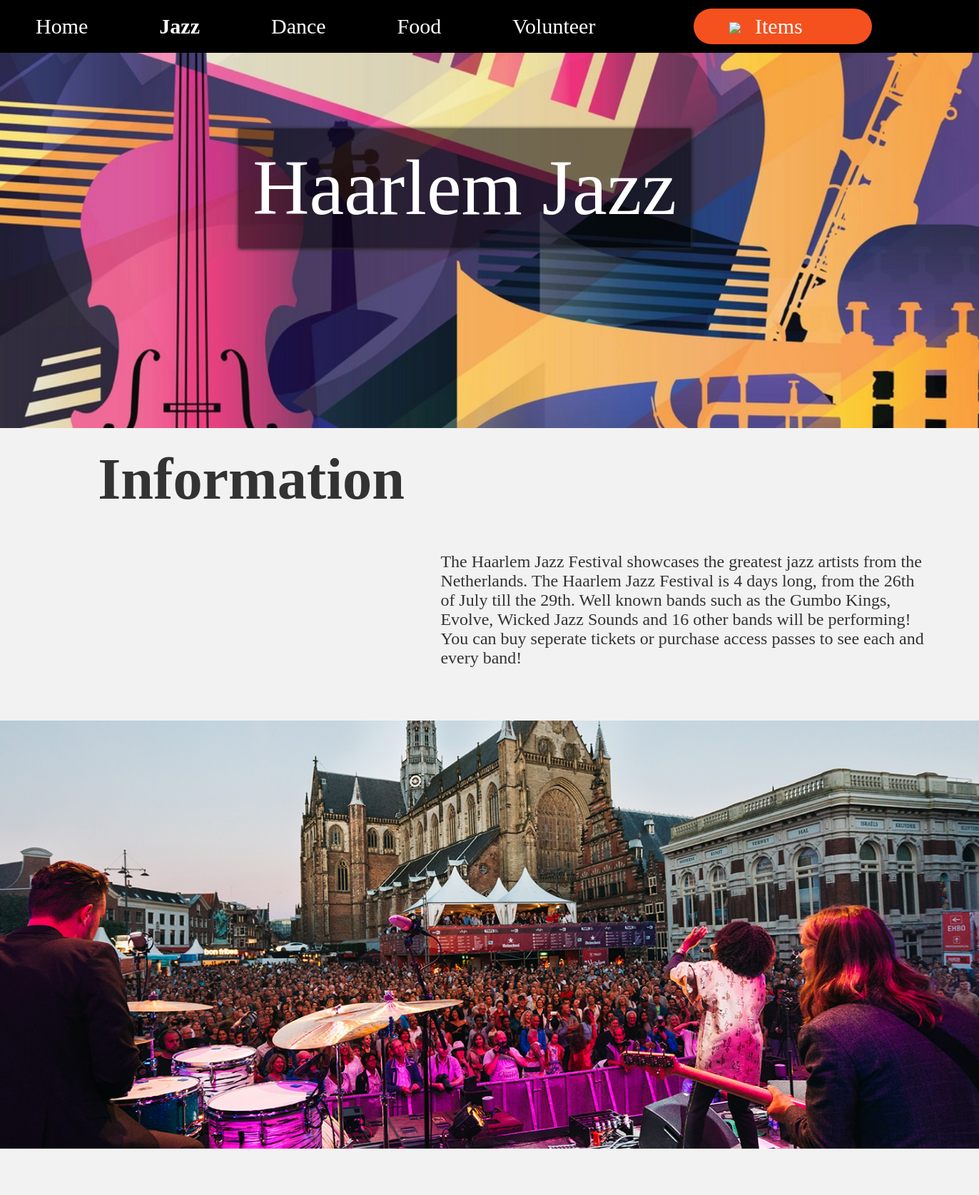
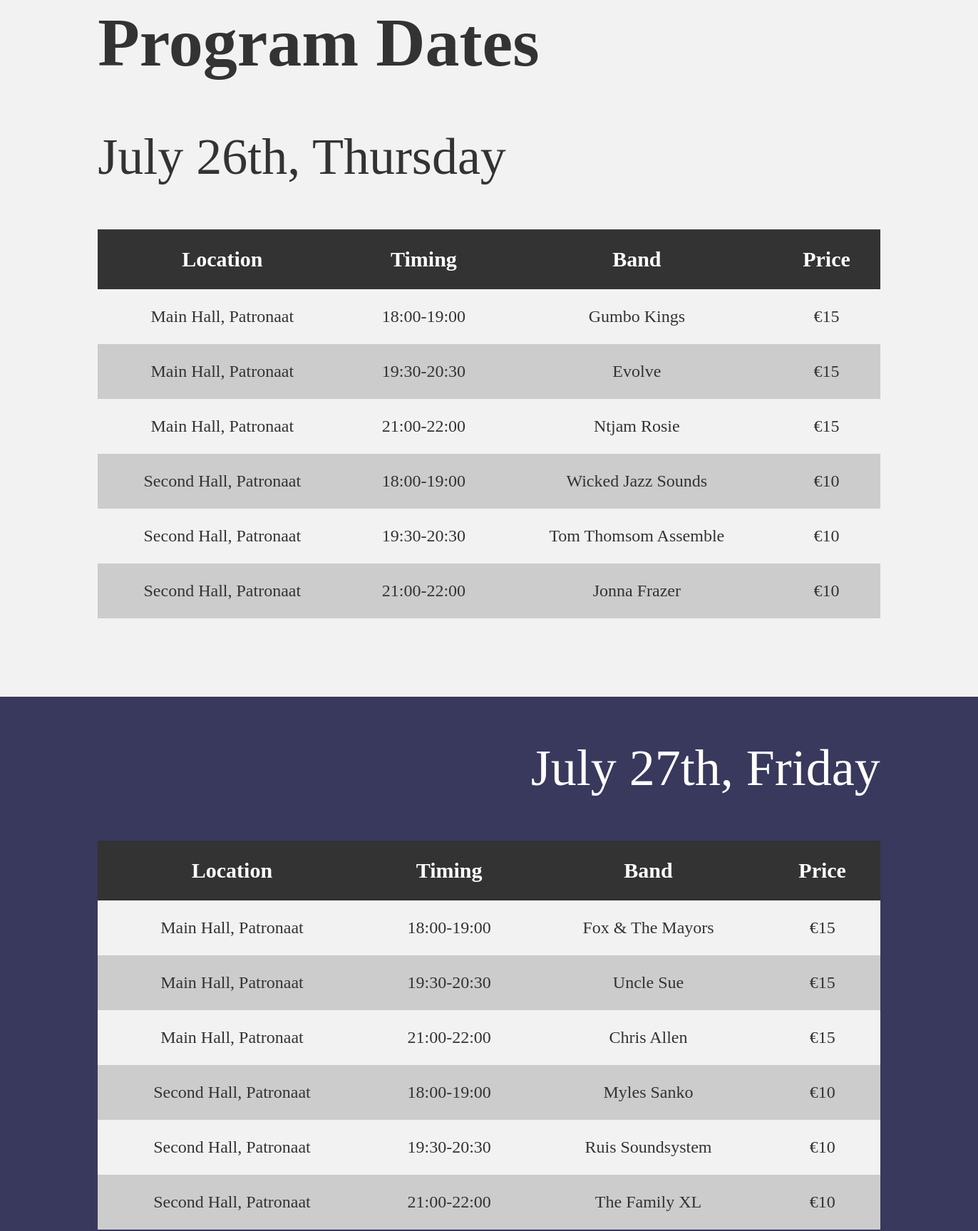
The app's page /Jazz/view/jazz_view.php (upper part) with its own data (2 pictures, top to bottom).
### tables this page shows
CREATE TABLE `jazz_content_en` (
  `id` int(50) NOT NULL,
  `title` varchar(50) NOT NULL,
  `heading_1` varchar(50) NOT NULL,
  `paragraph_1` varchar(500) NOT NULL,
  `heading_2` varchar(50) NOT NULL,
  `heading_3` varchar(50) NOT NULL,
  `label_1` varchar(50) NOT NULL,
  `label_2` varchar(50) NOT NULL,
  `heading_4` varchar(50) NOT NULL,
  `label_3` varchar(50) NOT NULL,
  `heading_5` varchar(50) NOT NULL,
  `label_4` varchar(50) NOT NULL,
  `label_5` varchar(100) NOT NULL,
  `label_6` varchar(50) NOT NULL,
  `label_7` varchar(50) NOT NULL
);

CREATE TABLE `jazz_timetable` (
  `id` int(50) NOT NULL,
  `date` varchar(50) NOT NULL,
  `location` varchar(50) NOT NULL,
  `timing` varchar(50) NOT NULL,
  `band` varchar(50) NOT NULL,
  `price` varchar(50) NOT NULL
);

### dbconnection/dbconnection.php (called while the page is built, shortened)
<?php
class Database
{
    public function connect()
    {
        $this->dbServername = "localhost";
        $this->dbUsername = "root";
        $this->dbPassword = "";
        $this->dbName = "hfitteam6_enhaarlemfestival";
        $conn = new mysqli($this->dbServername,$this->dbUsername,$this->dbPassword,$this->dbName);
        return $conn;
    }
}

### Jazz/model/jazz_model.php (called while the page is built, shortened)
<?php
    require_once ('../../dbconnection/dbconnection.php');
    class JazzModel extends Database
    {
        public function getData()
        {
            $sql="SELECT * FROM jazz_content_en";
            $result = $this->connect()->query($sql);
            $row=$result->fetch_assoc();
            while($row)
            {
                $rows[]=$row;
                return $rows;
            }
        }
        public function getTimetable1()
        {
            $sql="SELECT * FROM jazz_timetable WHERE date='July 26th, Thursday'";
            $result = $this->connect()->query($sql);
            $num_rows=$result->num_rows;
            if($num_rows>0)
            {
                while($row= $result->fetch_assoc())
                {
                    $rows[]=$row;
                }
                return $rows;
            }
        }
        public function getTimetable2()
        {
            $sql="SELECT * FROM jazz_timetable WHERE date='July 27th, Friday'";
            $result = $this->connect()->query($sql);
            $num_rows=$result->num_rows;
            if($num_rows>0)
            {
                while($row= $result->fetch_assoc())
                {
                    $rows[]=$row;
                }
                return $rows;
            }
        }
    }
?>

### Jazz/controller/jazz_controller.php (called while the page is built, shortened)
<?php
    require_once ('../model/jazz_model.php');
    class JazzController extends JazzModel
    {
        public function recieveData()
        {
            $row = $this->getData();
            return $row;
        }
        public function recieveTimetable1()
        {
            $row = $this->getTimetable1();
            return $row;
        }
        public function recieveTimetable2()
        {
            $row = $this->getTimetable2();
            return $row;
        }
    }
?>

### Jazz/view/jazz_view.php (the view, shortened to what this page needs)
<?php
    require_once ('../controller/jazz_controller.php');
    $JazzController = new JazzController();
    $data = $JazzController->recieveData();
    $timetable1 = $JazzController->recieveTimetable1();
    $timetable2 = $JazzController->recieveTimetable2();
    foreach($data as $res)
    {
        $title=$res['title'];
        $heading1=$res['heading_1'];
        $heading2=$res['heading_2'];
        $paragraph1=$res['paragraph_1'];
    }
?>
<!DOCTYPE html>
<html lang="en">
<head>
    <link href="../Jazz-Style.css" type="text/css" rel="stylesheet"/>
</head>
<body>
    <div class="navbar">
        <ul>
            <li><a href="../../Home/view/home_view.php">Home</a></li>
            <li><a href="jazz_view.php"><strong>Jazz</strong></a></li>
            <li><a href="Dance.html">Dance</a></li>
            <li><a href="Food.html">Food</a></li>
            <li><a href="../CMS/admin.php">Volunteer</a></li>
        </ul>
    </div>
    <div class="dropdown">
            <button class="dropbtn" onclick="myFunction()"><img src="../img/shopping_cart.png"><span>Items</span></button>
    </div>
    <div class="header">
        <img src="../img/header.jpg">
        <?php echo '<p>'.$title.'</p>';?>
    </div>
    <div class="information">
        <?php echo '<h1>'.$heading1.'</h1>';
             echo '<p>'.$paragraph1.'</p>'?>
    </div>
    <div class="picture2">
        <img src="../img/location.jpg">
    </div>
    <div class="timetable1">
        <?php
            foreach($timetable1 as $res)
            {
                $date1=$res['date'];
            }
            echo '<h1>'.$heading2.'</h1>';
            echo '<h2>'.$date1.'</h2>';
        ?>
        <table>
            <tr>
                <th>Location</th>
                <th>Timing</th>
                <th>Band</th>
                <th>Price</th>
            </tr>
            <tr>
            <?php
                foreach($timetable1 as $res)
                {
                    echo "<tr><td>"
                    .$res['location']."</td><td>"
                    .$res['timing']."</td><td>"
                    .$res['band']."</td><td>"
                    .$res['price']."</td></tr>";
                }
            ?>
            </tr>
        </table>
        <br><br>
    </div>
    <div class="backcolor2">
    <div class="timetable2">
        <?php
            foreach($timetable2 as $res)
            {
                $date2=$res['date'];
            }
            echo '<h2>'.$date2.'</h2>';
        ?>
        <table>
            <tr>
                <th>Location</th>
                <th>Timing</th>
                <th>Band</th>
                <th>Price</th>
            </tr>
            <tr>
            <?php
                foreach($timetable2 as $res)
                {
                    echo "<tr><td>"
                    .$res['location']."</td><td>"
                    .$res['timing']."</td><td>"
                    .$res['band']."</td><td>"
                    .$res['price']."</td></tr>";
                }
            ?>
            </tr>
        </table>
        <br><br>
        </div>
    </div>
</body>
</html>

### Jazz/Jazz-Style.css (style rules this page uses)
body { margin: 0; padding: 0; overflow-x: hidden; background-color: #F2F2F2; }
div.navbar ul { list-style-type: none; margin: 0; padding: 0; overflow: hidden; position: fixed; width: 100%; background-color:black; z-index: 2; }
div.navbar li { float: left; }
div.navbar li a { font-family: "Century Gothic"; font-size: 30px; display: block; color: white; text-align: center; padding: 20px 50px; text-decoration: none; }
div.dropdown button.dropbtn { margin-left: 10px; width: 250px; height: 50px; border-radius: 30px; position: relative; top: 12px; left: 370%; background-color: #f4511e; border-style: none; cursor: pointer; transition: 0.3s; padding-left: 50px; text-align: left; font-size: 30px; color: white; font-family: "Century Gothic"; z-index: 4; }
div.dropdown button.dropbtn img { padding-top: 5px; height: 30px; }
div.dropdown button.dropbtn span { padding-left: 20px; }
div.dropdown { position: fixed; display: inline-block; z-index: 5; }
div.header { display: flex; width: 100%; height: 100%; overflow: hidden; }
div.header img { width: 100%; height: 600px; object-fit: cover; object-position: 100% 60%; }
div.header p { font-size: 8vw; white-space: nowrap; font-family: "Century Gothic"; padding: 20px; box-shadow: 1px 1px 5px 1px #222222; color: white; background-color: rgba(0,0,0,0.5); position: absolute; left: 28%; margin-left: -50px; margin-top: 180px; }
div.information { margin-left: 10%; width: 100%; height: 100%; font-size: 3vw; color: #333333; padding: 0; margin-top: 20px; display: inline-block; font-family: "Century Gothic"; }
div.information h1 { font-weight: bold; position: relative; bottom: 50px; }
div.information p { position: relative; bottom: 50px; width: 50%; left: 35%; word-wrap: break-word; font-size: 3vh; }
div.picture2 img { width: 100%; height: 600px; object-fit: cover; object-position: 100% 50%; }
div.timetable1 { margin-left: 10%; width: 80%; height: 100%; font-size: 6vh; color: #333333; padding: 0; display: inline-block; font-family: "Century Gothic"; }
div.timetable1 h2 { font-weight: 500; font-size: 9vh; }
div.timetable1 table { font-family: "Century Gothic"; font-size: 24px; border-collapse: collapse; width: 100%; }
div.timetable1 table td,th { text-align: center; padding: 25px; }
div.timetable1 table th { background-color: #333333; color: white; font-size: 30px; }
div.timetable1 table tr:nth-child(even) { background-color: #CCCCCC; }
div.timetable2 { margin-left: 10%; width: 80%; height: 100%; font-size: 6vh; color: #333333; padding: 0; display: inline-block; font-family: "Century Gothic"; }
div.timetable2 h2 { font-weight: 500; color: white; text-align: right; font-size: 9vh; }
div.timetable2 table { font-family: "Century Gothic"; font-size: 24px; border-collapse: collapse; width: 100%; }
div.timetable2 table td,th { text-align: center; padding: 25px; }
div.timetable2 table th { background-color: #333333; color: white; font-size: 30px; }
div.timetable2 table tr:nth-child(even) { background-color: #CCCCCC; }
div.timetable2 table tr:nth-child(odd) { background-color: #F2F2F2; }
div.timetable3 table td,th { text-align: center; padding: 25px; }
div.timetable4 table td,th { text-align: center; padding: 25px; }
div.backcolor2 { background-color: #39385D; }

### records on screen
jazz_content_en: title "Haarlem Jazz", heading_1 "Information", paragraph_1 "The Haarlem Jazz Festival showcases the greatest jazz artists from the Netherlands. The Haarlem Jazz Festival is 4 days long, from the 26th of July till the 29th. Well known bands such as the Gumbo Kings, Evolve, Wicked Jazz Sounds and 16 other bands will be performing! You can buy seperate tickets or purchase access passes to see each and every band!", heading_2 "Program Dates"
jazz_timetable: date "July 26th, Thursday", location "Second Hall, Patronaat", timing "21:00-22:00", band "Jonna Frazer", price "€10"
jazz_timetable: location "Main Hall, Patronaat", timing "18:00-19:00", band "Gumbo Kings", price "€15"
jazz_timetable: location "Main Hall, Patronaat", timing "19:30-20:30", band "Evolve", price "€15"
jazz_timetable: location "Main Hall, Patronaat", timing "21:00-22:00", band "Ntjam Rosie", price "€15"
jazz_timetable: location "Second Hall, Patronaat", timing "18:00-19:00", band "Wicked Jazz Sounds", price "€10"
jazz_timetable: location "Second Hall, Patronaat", timing "19:30-20:30", band "Tom Thomsom Assemble", price "€10"
jazz_timetable: date "July 27th, Friday", location "Second Hall, Patronaat", timing "21:00-22:00", band "The Family XL", price "€10"
jazz_timetable: location "Main Hall, Patronaat", timing "18:00-19:00", band "Fox & The Mayors", price "€15"
jazz_timetable: location "Main Hall, Patronaat", timing "19:30-20:30", band "Uncle Sue", price "€15"
jazz_timetable: location "Main Hall, Patronaat", timing "21:00-22:00", band "Chris Allen", price "€15"
jazz_timetable: location "Second Hall, Patronaat", timing "18:00-19:00", band "Myles Sanko", price "€10"
jazz_timetable: location "Second Hall, Patronaat", timing "19:30-20:30", band "Ruis Soundsystem", price "€10"
